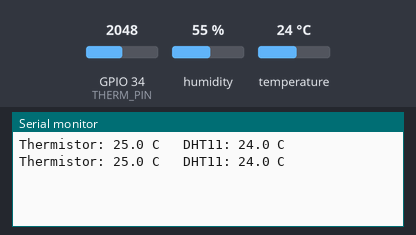
The sketch below on a simulated ESP32. Shown: the last lines printed to the serial monitor. Inputs (shaded band) come from the test bench; at power-on: temperature 24 °C, GPIO 34 (THERM_PIN) = 2048, humidity 55 %.

Above: at 2.8 s.
2.9 s: temperature set to 12 °C
At 5.3 s:
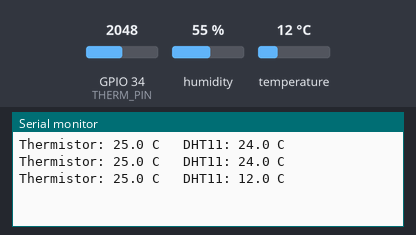
5.6 s: GPIO 34 (THERM_PIN) set to 2866
At 6.5 s:
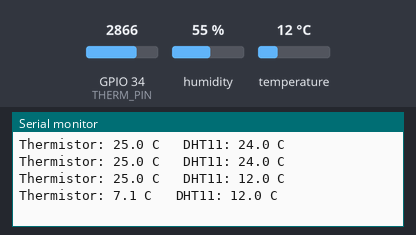
8.3 s: temperature set to 19 °C
At 10.8 s:
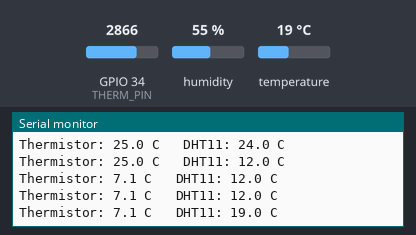
11.0 s: GPIO 34 (THERM_PIN) set to 3603
At 12.5 s:
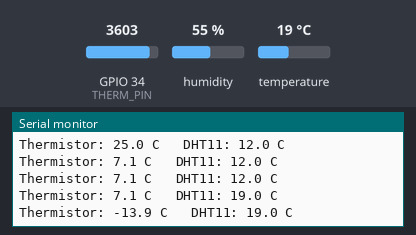
Timing chart, 0 to 14.0 s (numbered marks = the images above; inputs shaded):
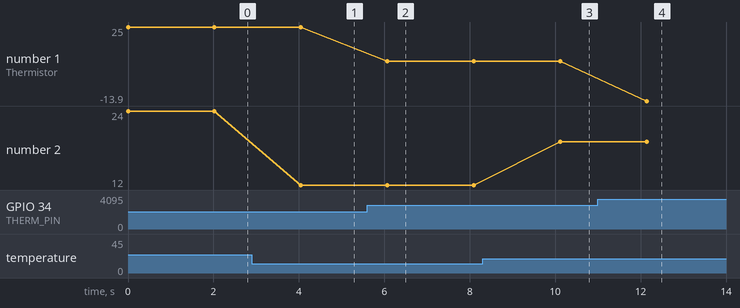

Measured:
- after the input at 2.9 s, the serial monitor: prints a new line after 1.1 s (image 1)
- after the input at 5.6 s, the serial monitor: prints a new line after 0.47 s (image 2)
- after the input at 8.3 s, the serial monitor: prints a new line after 1.8 s (image 3)
- after the input at 11.0 s, the serial monitor: prints a new line after 1.1 s (image 4)
- plotted number 1: 25 → 7.1 after the input at 5.6 s, 7.1 → -13.9 after the input at 11.0 s
- plotted number 2: 24 → 12 after the input at 2.9 s, 12 → 19 after the input at 8.3 s

The sketch:

L11_Thermistor.ino
```cpp
// Lesson 11 challenge solution: thermometer made from a thermistor
// 3V3 -> 10k resistor -> pin 34 -> thermistor -> GND.
// Assumes a 10k NTC thermistor with a "B value" of 3950.

#include <DHT.h>

const int THERM_PIN = 34;
const float B = 3950;

DHT dht(4, DHT11);

void setup() {
  Serial.begin(115200);
  dht.begin();
}

void loop() {
  int mv = analogReadMilliVolts(THERM_PIN);
  float resistance = 10000.0 * mv / (3300 - mv);
  float kelvin = 1 / (1 / 298.15 + log(resistance / 10000) / B);
  float celsius = kelvin - 273.15;

  Serial.print("Thermistor: ");
  Serial.print(celsius, 1);
  Serial.print(" C   DHT11: ");
  Serial.print(dht.readTemperature(), 1);
  Serial.println(" C");
  delay(2000);
}
```
